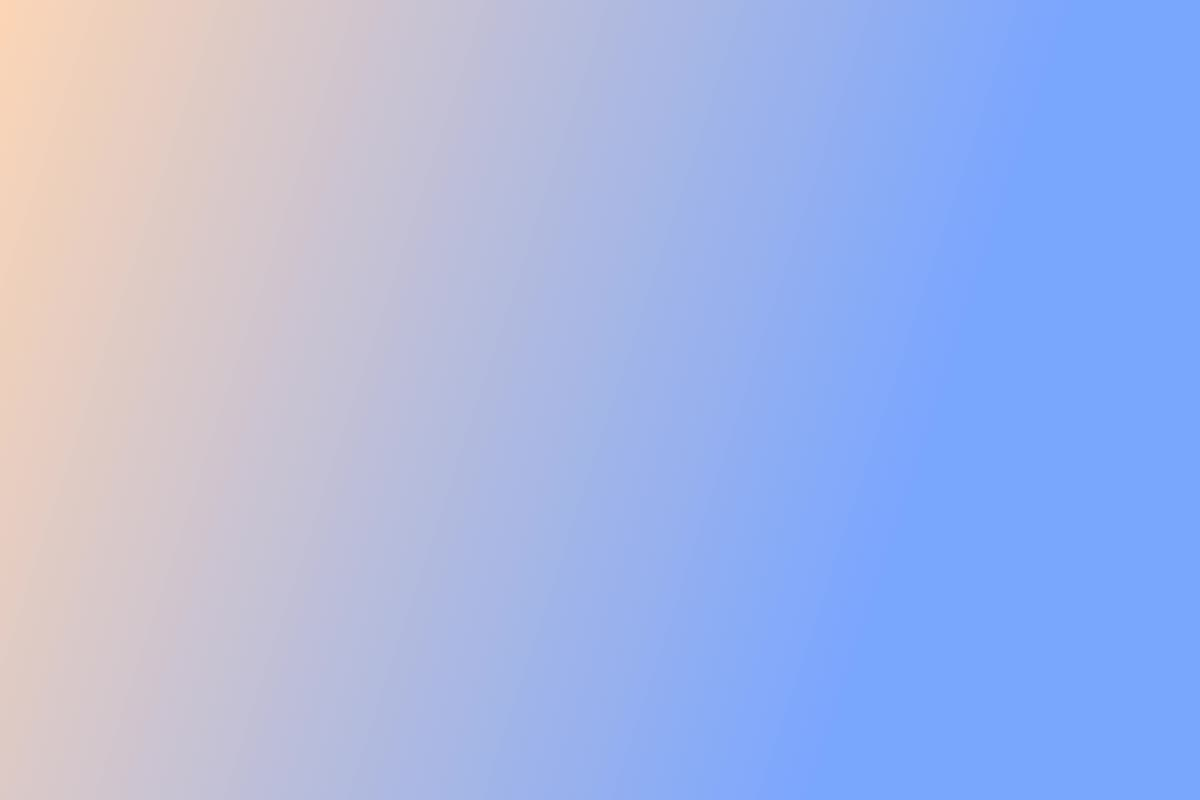
#> input picture miniapps/excalidraw-ui/test/fixtures/synthetic-beach.jpg, 1200 x 800 px
$ python -i zoen_style.py   (imports and definitions only)
#> lines starting #> are read from the running program, lines starting #| are printed output that depends on the picture; after the words box and inside, x2 and y2 are one past the last pixel; in counts of white or black regions, pixels touching at a corner belong together
#> further down, picture is the input picture: PIL image 1200x800 RGB; mean R, G, B 166.9, 182.6, 228.6
"""
zoen_style: turn ANY base image into a Zoen hand-drawn asset (ink line art + watercolour washes on warm paper),
with a line-boil animation and every export the app needs. Provider-agnostic: the base image is only a source of
shapes and colours; ink, washes, paper, palette and boil are re-rendered here, so any image model gives the same family look.

    from zoen_style import stylize, export_asset
    frames, meta = stylize(Image.open("base.webp"), kind="agent", seed=7, crop=0.985)   # preset="v1"
    files = export_asset(frames, meta, "out/", "agent-fox-traveler")

CLI: see zoen_art.py (single entry point) and README.md.
Deterministic for a given (image, kind, seed, crop, preset). Pure CPU (numpy/opencv/scipy/scikit-image), ~12 s per asset
with 3 boil frames at 1024 working resolution on one core.
"""
from __future__ import annotations
import json, subprocess, tempfile, pathlib, colorsys
import numpy as np, cv2
from PIL import Image
from scipy import ndimage as ndi
from skimage.morphology import skeletonize, remove_small_objects
from dataclasses import dataclass, asdict

STYLE_VERSION = "zoen-ink-wash/1"   # bump when output changes for the same inputs (cache keys depend on it)
W = 1024                      # working resolution
INK = np.array([43, 38, 34], np.float32) / 255      # warm sepia-black ink
PAPER = np.array([243, 237, 225], np.float32) / 255 # warm paper
# Zoen palette anchors (hue unification targets): mascot green, sage, terracotta, ochre, sky, rose, plum, sand
PALETTE = ["#7FAF6B", "#A8C3A0", "#D9825B", "#E3B55B", "#8DB7D4", "#E5A4A0", "#9B7FB0", "#D8C3A0", "#6F9FA8"]
BOIL_FRAMES, BOIL_FPS = 3, 10

@dataclass(frozen=True)
class Preset:
    name: str
    hue_pull: float        # 0..1, how far washes snap toward the nearest palette hue
    chroma_k: float        # saturation multiplier for washes
    chroma_max: float      # saturation ceiling
    wash_l_min: float      # lightness floor (watercolour is translucent)
    agent_radius: float    # subject radius / canvas, object mode (circle-safe margin = 0.5 - this)
    group_radius: float
    backdrop: bool         # pastel watercolour disc painted around the subject
    tint_l: float          # UI tint lightness / saturation rule
    tint_s_add: float
    tint_s_max: float
    dark_neutral_l: float = 0.0   # source lightness below which a wash goes neutral warm grey (eyes, pupils): never tinted
    pupil_frac: float = 0.006     # dark shapes smaller than this fraction of the canvas become solid ink
    backdrop_band: tuple = (0.0, 0.5)  # allowed hue distance (0..0.5) between backdrop and the subject's main hues

PRESETS = {
    # exactly what built avatars-v1 (the delivered sheets)
    "v1": Preset("v1", 0.35, 0.80, 0.62, 0.42, 0.43, 0.44, False, 0.45, 0.10, 1.0),
    # experimental: more colour + pastel backdrop disc (better at 32 pt), not yet reviewed by Enzo
    # default since 2026-10-08: subject hues kept exactly (hue_pull 0), dark washes neutral, solid-ink pupils,
    # pastel backdrop in a harmonious (split-complementary band) palette hue
    "v1-vivid": Preset("v1-vivid", 0.0, 1.05, 0.72, 0.30, 0.43, 0.44, True, 0.50, 0.0, 0.5,
                       dark_neutral_l=0.30, pupil_frac=0.012, backdrop_band=(0.12, 0.36)),
}
DEFAULT_PRESET = "v1-vivid"

def _hex(h): return np.array([int(h[i:i+2], 16) for i in (1, 3, 5)], np.float32) / 255

# ---------------------------------------------------------------- noise & paper
def _noise(shape, sigma, rng, amp=1.0):
    n = ndi.gaussian_filter(rng.standard_normal(shape).astype(np.float32), sigma, mode="wrap")
    return n / (n.std() + 1e-6) * amp

_PAPER_CACHE = {}
# [18 lines left out: function paper, not called in this run]

# ---------------------------------------------------------------- base prep
def _prep(im: Image.Image, crop=0.90):
    """crop<1 trims canvas borders (provider watermarks); use ~0.98 for clean sources."""
#> called with crop = 0.9
    im = im.convert("RGB"); w, h = im.size; s = min(w, h)
#> after `w, h = im.size`: w = 1200; h = 800
#> after `s = min(w, h)`: s = 800
    c = int(s * crop)                             # drop borders (provider watermarks, frame edges)
#> c = 720
    l, t = (w - c) // 2, (h - c) // 2 - int(s * (1 - crop) * 0.25)
#> l = 240; t = 21
    t = max(0, t)
    im = im.crop((l, t, l + c, t + c)).resize((W, W), Image.LANCZOS)
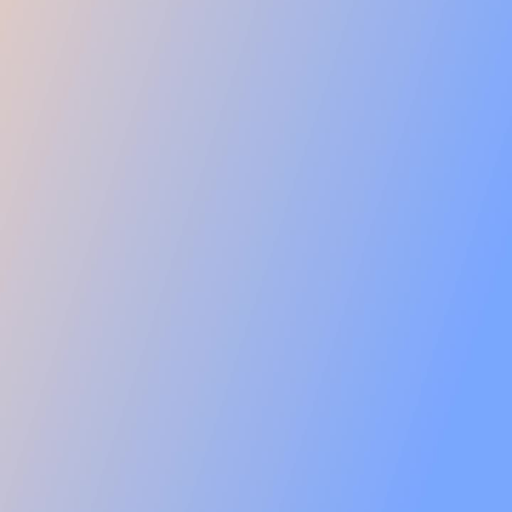
#> im: PIL image 1024x1024 RGB (shown at 1/2 size); mean R, G, B 164.5, 181.5, 230.4
    return np.asarray(im).astype(np.float32) / 255
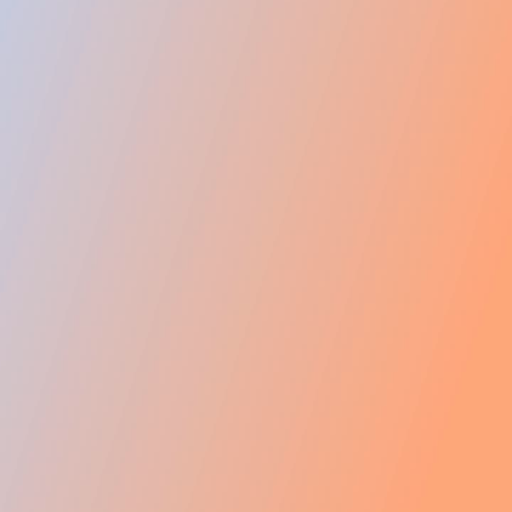
#> returned value: shape (1024, 1024, 3) float32 (shown at 1/2 size); mean of channels 0, 1, 2 0.646, 0.71, 0.903; drawn as B, G, R

def _subject_mask(rgb):
    """Foreground = not connected-to-border near-paper colour."""
    lab = cv2.cvtColor((rgb * 255).astype(np.uint8), cv2.COLOR_RGB2LAB).astype(np.float32)
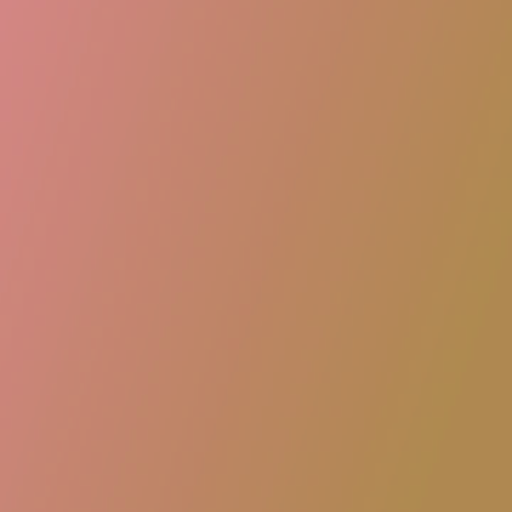
#> lab: shape (1024, 1024, 3) float32 (shown at 1/2 size); mean R, G, B 189.5, 134, 101.6
    b = np.concatenate([lab[:8].reshape(-1, 3), lab[-8:].reshape(-1, 3), lab[:, :8].reshape(-1, 3), lab[:, -8:].reshape(-1, 3)])
    bg = np.median(b, 0)
#> bg = [189, 134, 102]
    d = np.linalg.norm(lab - bg, axis=2)
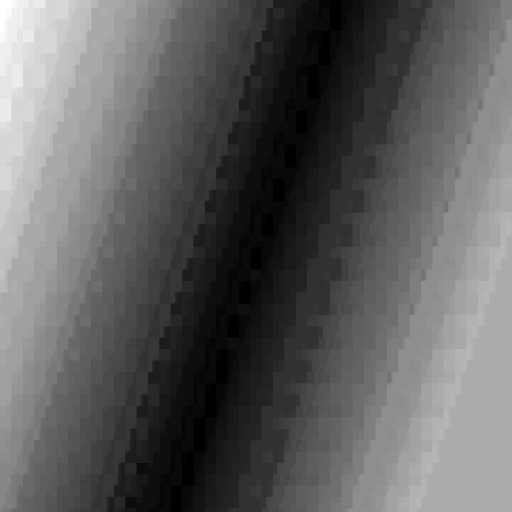
#> d: shape (1024, 1024) float32 (shown at 1/2 size); min 1, max 37.2, mean 14.5; drawn with min black and max white
    near = (d < 16).astype(np.uint8)
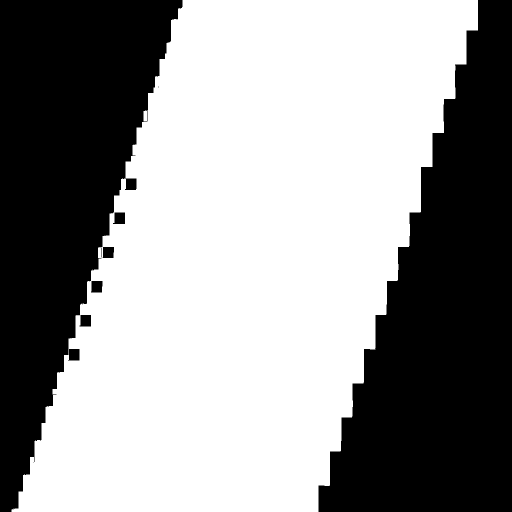
#> near: shape (1024, 1024) (shown at 1/2 size); values 0 (black) and 1 (white), 58.5% white; 10 black regions (1 under 20 px), largest, box (x1, y1, x2, y2) and area: (637, 0, 1024, 1024) 230590, (0, 0, 365, 1024) 201153, (182, 562, 205, 585) 496
    n, lbl = cv2.connectedComponents(near)
#> n = 2
    border = np.unique(np.concatenate([lbl[0], lbl[-1], lbl[:, 0], lbl[:, -1]]))
#> border = [0, 1]
    bgmask = np.isin(lbl, border[border > 0]) & (near > 0)
    fg = ~bgmask
    fg = cv2.morphologyEx(fg.astype(np.uint8), cv2.MORPH_OPEN, np.ones((5, 5), np.uint8))
#> fg: shape (1024, 1024); values 0 (black) and 1 (white), 41.4% white; 8 white regions, largest, box (x1, y1, x2, y2) and area: (637, 0, 1024, 1024) 230586, (0, 0, 365, 1024) 201044, (183, 562, 205, 585) 494
#> (the run stopped early here; a loop or call above may not have finished)
